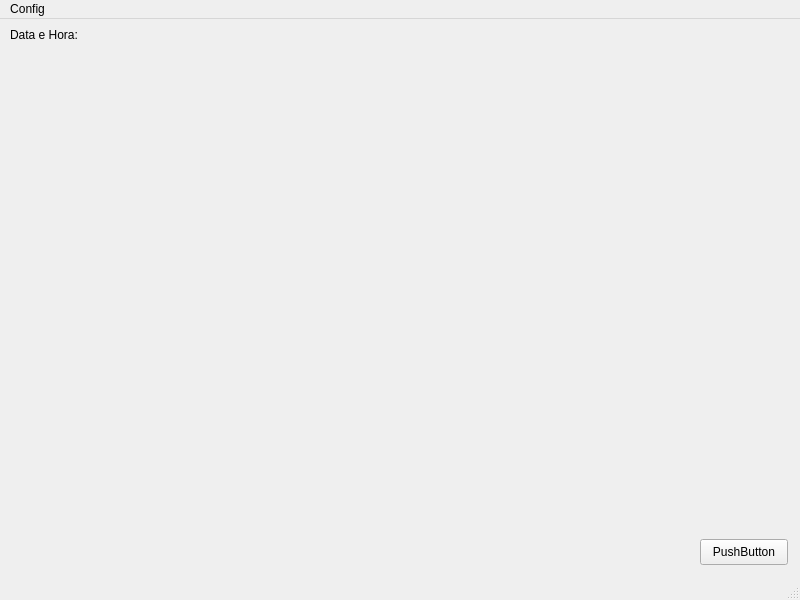
<?xml version="1.0" encoding="UTF-8"?>
<ui version="4.0">
 <class>MainWindow</class>
 <widget class="QMainWindow" name="MainWindow">
  <property name="geometry">
   <rect>
    <x>0</x>
    <y>0</y>
    <width>800</width>
    <height>600</height>
   </rect>
  </property>
  <property name="windowTitle">
   <string>MainWindow</string>
  </property>
  <widget class="QWidget" name="centralwidget">
   <widget class="QLabel" name="label_datetime">
    <property name="geometry">
     <rect>
      <x>10</x>
      <y>10</y>
      <width>100</width>
      <height>12</height>
     </rect>
    </property>
    <property name="text">
     <string>Data e Hora:</string>
    </property>
   </widget>
   <widget class="QPushButton" name="pushButton">
    <property name="geometry">
     <rect>
      <x>700</x>
      <y>520</y>
      <width>88</width>
      <height>26</height>
     </rect>
    </property>
    <property name="text">
     <string>PushButton</string>
    </property>
   </widget>
  </widget>
  <widget class="QMenuBar" name="menubar">
   <property name="geometry">
    <rect>
     <x>0</x>
     <y>0</y>
     <width>800</width>
     <height>23</height>
    </rect>
   </property>
   <widget class="QMenu" name="menuConfig">
    <property name="title">
     <string>Config</string>
    </property>
    <addaction name="actionConfig_IP"/>
    <addaction name="actionConfig_Posto"/>
   </widget>
   <addaction name="menuConfig"/>
  </widget>
  <widget class="QStatusBar" name="statusBar"/>
  <action name="actionConfig_IP">
   <property name="text">
    <string>Config IP do PLC</string>
   </property>
  </action>
  <action name="actionConfig_Posto">
   <property name="text">
    <string>Config Posto</string>
   </property>
  </action>
 </widget>
 <resources/>
 <connections/>
</ui>
